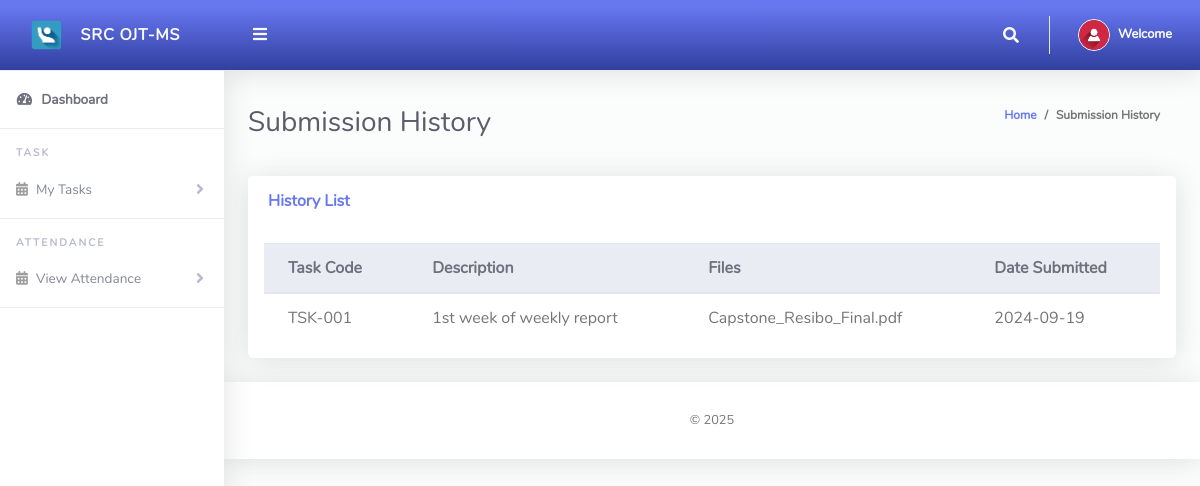
The app's page /Student/ViewTaskHistory.php (signed in) with its own data.
### tables this page shows
CREATE TABLE `tbltask` (
  `Id` int(11) NOT NULL,
  `Task_Code` varchar(255) NOT NULL,
  `Task_Name` varchar(255) NOT NULL,
  `Description` varchar(255) NOT NULL,
  `Deadline` varchar(255) NOT NULL,
  `Student_ID` varchar(200) NOT NULL,
  `Files` varchar(255) NOT NULL,
  `Date_Submit` varchar(50) NOT NULL,
  `Stat` varchar(50) NOT NULL
);

### Student/ViewTaskHistory.php (the view, shortened to what this page needs)
<?php
include '../Includes/dbcon.php';
?>
<!DOCTYPE html>
<html lang="en">
<head>
  <link href="../vendor/fontawesome-free/css/all.min.css" rel="stylesheet" type="text/css">
  <link href="../vendor/bootstrap/css/bootstrap.min.css" rel="stylesheet" type="text/css">
  <link href="css/ruang-admin.min.css" rel="stylesheet">
</head>
<body id="page-top">
  <div id="wrapper">
      <?php include "Includes/sidebar.php";?>
    <div id="content-wrapper" class="d-flex flex-column">
      <div id="content">
       <?php include "Includes/topbar.php";?>
        <div class="container-fluid" id="container-wrapper">
          <div class="d-sm-flex align-items-center justify-content-between mb-4">
            <h1 class="h3 mb-0 text-gray-800">Submission History</h1>
            <ol class="breadcrumb">
              <li class="breadcrumb-item"><a href="./">Home</a></li>
              <li class="breadcrumb-item active" aria-current="page">Submission History</li>
            </ol>
          </div>
          <div class="row">
            <div class="col-lg-12">
<div class="row">
              <div class="col-lg-12">
              <div class="card mb-4">
                <div class="card-header py-3 d-flex flex-row align-items-center justify-content-between">
                  <h6 class="m-0 font-weight-bold text-primary">History List</h6>
                </div>
                <div class="table-responsive p-3">
                  <table class="table align-items-center table-flush table-hover" id="dataTableHover">
                    <thead class="thead-light">
                      <tr>
                        <th>Task Code</th>
                        <th>Description</th>
                        <th>Files</th>
                        <th>Date Submitted</th>
                      </tr>
                    </thead>
                    <tbody>
                    <?php
                      $query = "SELECT * FROM tbltask where Stat = 'Submitted'";
                      $rs = $conn->query($query);
                      $num = $rs->num_rows;
                      if($num > 0)
                      {
                        while ($rows = $rs->fetch_assoc())
                          {
                            echo"
                              <tr>
                                <td>".$rows['Task_Code']."</td>
                                <td>".$rows['Description']."</td>
                                <td>".$rows['Files']."</td>
                                <td>".$rows['Date_Submit']."</td>
                              </tr>";
                          }
                      }
                      else
                      {
                           echo
                           "<div class='alert alert-danger' role='alert'>
                            No Record Found!
                            </div>";
                      }
                      ?>
                    </tbody>
                  </table>
                </div>
              </div>
            </div>
            </div>
          </div>
          </div>
      </div>
       <?php include "Includes/footer.php";?>
    </div>
  </div>
</body>
</html>

### Student/Includes/sidebar.php (shortened to what this page needs)
<ul class="navbar-nav sidebar sidebar-light accordion" id="accordionSidebar">
     <a class="sidebar-brand d-flex align-items-center bg-gradient-primary justify-content-center" href="index.php">
       <div class="sidebar-brand-icon" >
         <img src="img/logo/attnlg.jpg">
       </div>
       <div class="sidebar-brand-text mx-3">SRC OJT-MS</div>
     </a>
     <hr class="sidebar-divider my-0">
     <li class="nav-item active">
       <a class="nav-link" href="index.php">
         <i class="fas fa-fw fa-tachometer-alt"></i>
         <span>Dashboard</span></a>
     </li>
     <hr class="sidebar-divider">
     <div class="sidebar-heading">
     Task
     </div>
      <li class="nav-item">
       <a class="nav-link collapsed" href="#" data-toggle="collapse" data-target="#collapseBootstrapcon4"
         aria-expanded="true" aria-controls="collapseBootstrapcon4">
         <i class="fa fa-calendar-alt"></i>
         <span>My Tasks</span>
       </a>
     </li>
     <hr class="sidebar-divider">
     <div class="sidebar-heading">
     Attendance
     </div>
      <li class="nav-item">
       <a class="nav-link collapsed" href="#" data-toggle="collapse" data-target="#collapseBootstrapcon"
         aria-expanded="true" aria-controls="collapseBootstrapcon">
         <i class="fa fa-calendar-alt"></i>
         <span>View Attendance</span>
       </a>
     </li>
     <hr class="sidebar-divider">
   </ul>

### Student/Includes/topbar.php (shortened to what this page needs)
<?php
  $query = "SELECT * FROM tblstudents WHERE Id = ".$_SESSION['userId']."";
  $rs = $conn->query($query);
  $rows = $rs->fetch_assoc();
  $fullName = $rows['firstName']." ".$rows['lastName'];;
?>
<nav class="navbar navbar-expand navbar-light bg-gradient-primary topbar mb-4 static-top">
          <button id="sidebarToggleTop" class="btn btn-link rounded-circle mr-3">
            <i class="fa fa-bars"></i>
          </button>
          <ul class="navbar-nav ml-auto">
            <li class="nav-item dropdown no-arrow">
              <a class="nav-link dropdown-toggle" href="#" id="searchDropdown" role="button" data-toggle="dropdown"
                aria-haspopup="true" aria-expanded="false">
                <i class="fas fa-search fa-fw"></i>
              </a>
            </li>
            <li class="nav-item dropdown no-arrow">
              <a class="nav-link dropdown-toggle" href="#" id="userDropdown" role="button" data-toggle="dropdown"
                aria-haspopup="true" aria-expanded="false">
                <img class="img-profile rounded-circle" src="img/user-icn.png" style="max-width: 60px">
                <span class="ml-2 d-none d-lg-inline text-white small"><b>Welcome <?php echo $fullName;?></b></span>
              </a>
            </li>
          </ul>
        </nav>

### Student/Includes/footer.php
<footer class="sticky-footer bg-white">
        <div class="container my-auto">
          <div class="copyright text-center my-auto">
            <span> &copy; <script> document.write(new Date().getFullYear()); </script>
            </span>
          </div>
        </div>
      </footer>

### records on screen
tbltask: Task_Code "TSK-001", Description "1st week of weekly report", Files "Capstone_Resibo_Final.pdf", Date_Submit "2024-09-19"
